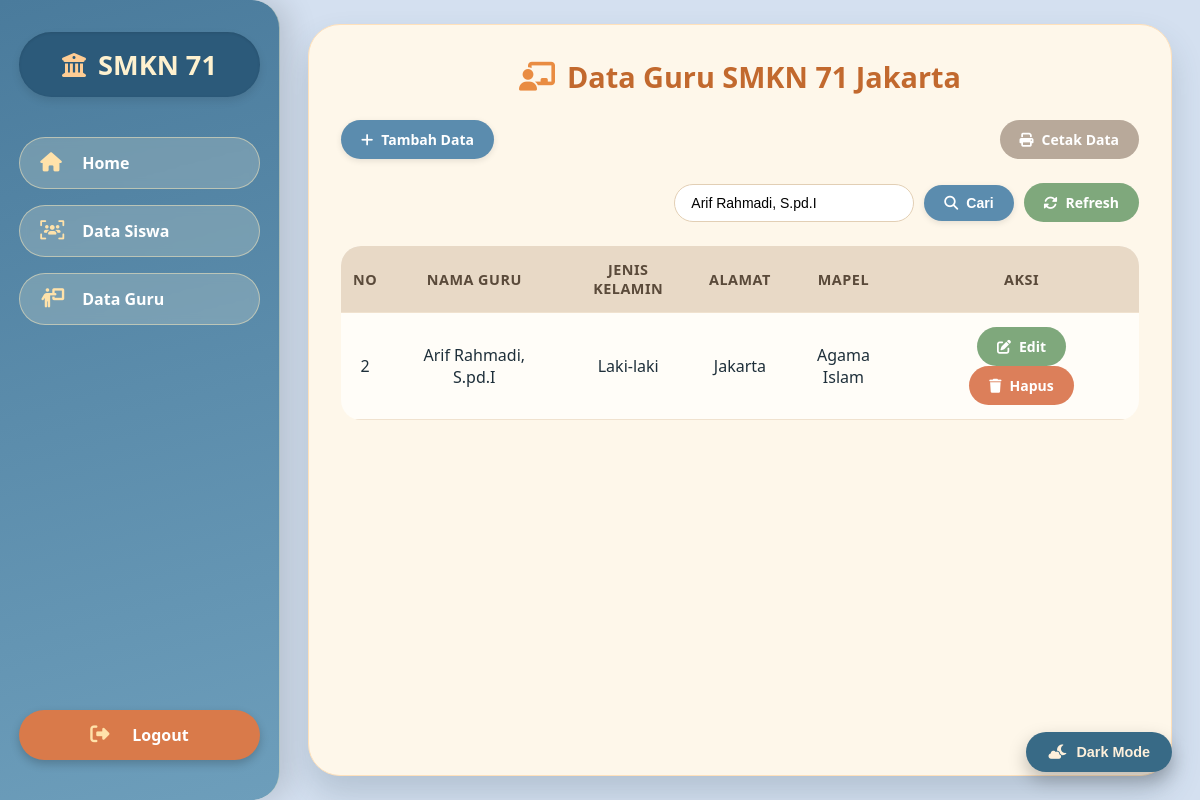
Screenshot of /data_guru.php?cari=Arif Rahmadi, S.pd.I (signed in) with the database file from the repository.
### tables this page shows
CREATE TABLE `tbl_guru` (
  `No` int(11) NOT NULL,
  `Nama_Guru` varchar(100) NOT NULL,
  `Jenis_Kelamin` enum('Laki-laki','Perempuan') NOT NULL,
  `Alamat` text NOT NULL,
  `Mapel` varchar(100) NOT NULL
);

### data_guru.php (the view, shortened to what this page needs)
<?php
include "koneksi.php";
?>
<!doctype html>
<html lang="id">
<head>
  <link rel="stylesheet" href="https://cdnjs.cloudflare.com/ajax/libs/font-awesome/6.5.0/css/all.min.css">
</head>
<body>
  <div class="wrapper">
    <div class="sidebar">
      <h3><i class="fas fa-building-columns"></i> SMKN 71</h3>
      <a href="home.php"><i class="fas fa-home"></i> Home</a>
      <a href="data_siswa.php"><i class="fas fa-users-viewfinder"></i> Data Siswa</a>
      <a href="data_guru.php"><i class="fas fa-person-chalkboard"></i> Data Guru</a>
      <a href="logout.php" onclick="return confirm('Apakah Anda yakin ingin logout?')"><i class="fas fa-right-from-bracket"></i> Logout</a>
    </div>
    <div class="container">
      <h2><i class="fas fa-chalkboard-user"></i> Data Guru SMKN 71 Jakarta</h2>
      <div class="actions">
        <a href="tambah_guru.php" class="btn btn-primary"><i class="fas fa-plus"></i> Tambah Data</a>
        <a href="cetak_guru.php" class="btn btn-gray" target="_blank"><i class="fas fa-print"></i> Cetak Data</a>
      </div>
      <div class="search-bar">
        <form method="GET">
          <input type="text" name="cari" placeholder="Cari Nama Guru / Mapel..."
                 value="<?php echo isset($_GET['cari']) ? htmlspecialchars($_GET['cari']) : ''; ?>">
          <button type="submit" class="btn btn-primary"><i class="fas fa-search"></i> Cari</button>
          <a href="data_guru.php" class="btn btn-success"><i class="fas fa-sync-alt"></i> Refresh</a>
        </form>
      </div>
      <table>
        <thead>
          <tr>
            <th>No</th>
            <th>Nama Guru</th>
            <th>Jenis Kelamin</th>
            <th>Alamat</th>
            <th>Mapel</th>
            <th>Aksi</th>
          </tr>
        </thead>
        <tbody>
          <?php
          if (isset($_GET['cari']) && !empty($_GET['cari'])) {
            $cari = mysqli_real_escape_string($koneksi, $_GET['cari']);
            $query = "SELECT * FROM tbl_guru
                      WHERE Nama_Guru LIKE '%$cari%'
                      OR Mapel LIKE '%$cari%' ";
          } else {
            $query = "SELECT * FROM tbl_guru";
          }
          $result = mysqli_query($koneksi, $query);
          if ($result && mysqli_num_rows($result) > 0) {
            while ($row = mysqli_fetch_assoc($result)) {
              echo "<tr>
                      <td>".htmlspecialchars($row['No'])."</td>
                      <td>".htmlspecialchars($row['Nama_Guru'])."</td>
                      <td>".htmlspecialchars($row['Jenis_Kelamin'])."</td>
                      <td>".htmlspecialchars($row['Alamat'])."</td>
                      <td>".htmlspecialchars($row['Mapel'])."</td>
                      <td>
                        <a href='edit_guru.php?edit=".urlencode($row['No'])."' class='btn btn-success'><i class='fas fa-edit'></i> Edit</a>
                        <a href='delete_guru.php?hapus=".urlencode($row['No'])."' class='btn btn-danger' onclick='return confirm(\"Yakin ingin menghapus?\")'><i class='fas fa-trash'></i> Hapus</a>
                       </td>
                    </tr>";
            }
          } else {
            echo "<tr><td colspan='6' style='text-align:center; padding:40px;'><i class='fas fa-database'></i> Tidak ada data Guru.</td></tr>";
          }
          ?>
        </tbody>
      </table>
    </div>
  </div>
  <button id="toggleDarkMode"><i class="fas fa-cloud-moon"></i> Dark Mode</button>
</body>
</html>

### data_guru.php (style rules this page uses)
* { margin: 0; padding: 0; box-sizing: border-box; }
body { font-family: 'Segoe UI', 'Poppins', system-ui, sans-serif; background: #d4e0f0; color: #1e2f3a; transition: all 0.3s ease; min-height: 100vh; }
.wrapper { display: flex; min-height: 100vh; }
.sidebar { width: 280px; background: linear-gradient(165deg, #4a7b9c, #6d9ebb); border-radius: 0 28px 28px 0; padding: 2rem 1.2rem; display: flex; flex-direction: column; box-shadow: 8px 0 30px rgba(0, 0, 0, 0.15); border-right: 1px solid rgba(255,245,210,0.5); }
.sidebar h3 { font-size: 1.7rem; font-weight: 800; text-align: center; margin-bottom: 2rem; color: #fef1cf; background: #2c5a7a; padding: 14px 8px; border-radius: 60px; display: flex; align-items: center; justify-content: center; gap: 12px; box-shadow: inset 0 1px 3px rgba(0,0,0,0.1), 0 4px 8px rgba(0,0,0,0.1); }
.sidebar h3 i { color: #ffcd94; font-size: 1.5rem; }
.sidebar a { display: flex; align-items: center; gap: 14px; padding: 14px 20px; margin: 8px 0; border-radius: 40px; text-decoration: none; font-weight: 700; color: #ffffff; background: rgba(255, 248, 225, 0.2); backdrop-filter: blur(4px); transition: all 0.25s ease; border: 1px solid rgba(255,235,190,0.5); }
.sidebar a i { width: 28px; font-size: 1.2rem; color: #ffe2aa; }
.sidebar a:last-child { margin-top: auto !important; margin-bottom: 0.5rem; background: #d97a4a !important; color: white !important; border: none !important; justify-content: center; font-weight: 800; box-shadow: 0 4px 10px rgba(0,0,0,0.2); }
.container { flex: 1; background: #fef7ea; margin: 24px 28px; padding: 2rem 2rem; border-radius: 32px; box-shadow: 0 18px 32px rgba(54, 78, 94, 0.2); border: 1px solid #ffe1bb; overflow-x: auto; }
h2 { text-align: center; color: #c2692e; margin-bottom: 1.5rem; font-size: 1.8rem; font-weight: 800; display: flex; align-items: center; justify-content: center; gap: 12px; }
h2 i { color: #e98c42; font-size: 1.8rem; }
.actions { display: flex; justify-content: space-between; flex-wrap: wrap; gap: 12px; margin-bottom: 24px; }
.btn { padding: 10px 20px; border: none; border-radius: 40px; cursor: pointer; text-decoration: none; font-size: 14px; font-weight: 700; transition: all 0.2s ease; display: inline-flex; align-items: center; gap: 8px; }
.btn-primary { background-color: #5b8cae; color: white; box-shadow: 0 2px 6px rgba(0,0,0,0.1); }
.btn-danger { background-color: #dc7f5a; color: white; }
.btn-success { background-color: #7fa87c; color: white; }
.btn-gray { background-color: #b8a99a; color: white; }
.search-bar { display: flex; justify-content: flex-end; margin-bottom: 24px; }
.search-bar form { display: flex; gap: 10px; align-items: center; }
.search-bar input { padding: 10px 16px; border-radius: 40px; border: 1px solid #e2cfb5; width: 240px; font-size: 14px; background: white; transition: all 0.2s; }
table { width: 100%; border-collapse: collapse; margin-top: 10px; border-radius: 20px; overflow: hidden; }
th, td { padding: 14px 12px; text-align: center; border-bottom: 1px solid #f0e2cf; }
th { background-color: #e8d9c6; color: #5a4a3a; font-weight: 800; font-size: 0.9rem; text-transform: uppercase; letter-spacing: 0.5px; }
tr { background-color: #fffdf8; transition: background 0.2s; }
td a { margin: 0 4px; padding: 6px 12px; font-size: 12px; border-radius: 30px; }
#toggleDarkMode { position: fixed; bottom: 28px; right: 28px; background: #386a86; border: none; color: #fef0db; padding: 12px 22px; border-radius: 50px; font-weight: 800; cursor: pointer; z-index: 1000; backdrop-filter: blur(6px); box-shadow: 0 8px 18px rgba(0, 0, 0, 0.25); transition: all 0.2s; font-size: 0.9rem; display: flex; align-items: center; gap: 10px; }

### rows the page displays
tbl_guru: No "2", Nama_Guru "Arif Rahmadi, S.pd.I", Jenis_Kelamin "Laki-laki", Alamat "Jakarta", Mapel "Agama Islam"
